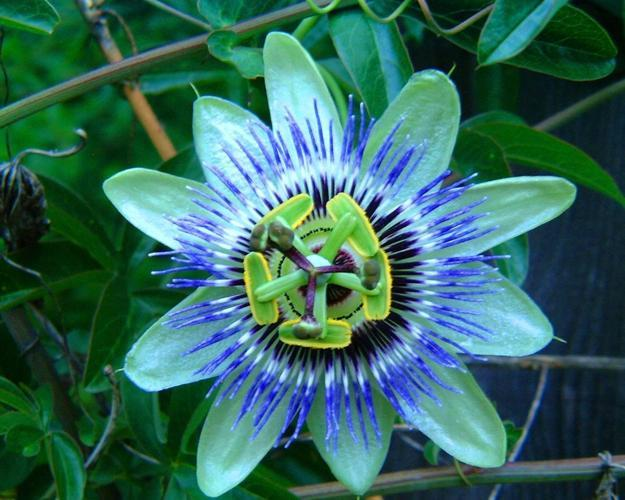
#> input picture image/image_00002.jpg, 625 x 500 px, given in place of i, which was not available
$ python -i utilities.py   (imports and definitions only)
#> lines starting #> are read from the running program, lines starting #| are printed output that depends on the picture; pictures that were not available may be replaced by others from this repository, and a replacement may not be noted
import pandas as pd
import os
from sklearn.feature_extraction.text import TfidfVectorizer
from sklearn.metrics.pairwise import cosine_similarity
import os
from PIL import Image, ImageFilter

def text_encoding(input_description, excel_file, top_n=5):
    df = pd.read_excel(excel_file)
    if 'Line Content' not in df.columns or 'File Name' not in df.columns:
        raise ValueError("The Excel file must contain 'Line Content' and 'File Name' columns.")

    all_descriptions = df['Line Content'].tolist()
    all_descriptions.append(input_description)

    vectorizer = TfidfVectorizer()
    tfidf_matrix = vectorizer.fit_transform(all_descriptions)

    similarity_scores = cosine_similarity(tfidf_matrix[-1], tfidf_matrix[:-1]).flatten()

    top_indices = similarity_scores.argsort()[-top_n:][::-1]

    top_matches = []
    for index in top_indices:
        file_name = df.iloc[index]['File Name']
        line_content = df.iloc[index]['Line Content']
        score = similarity_scores[index]
        top_matches.append((file_name, line_content, score))

    print(f"Input Description: {input_description}")
    print("\nTop Matches:")
    for i, (file_name, line_content, score) in enumerate(top_matches, 1):
        print(f"{i}. File Name: {file_name}, Description: {line_content}, Similarity Score: {score:.4f}")

    return [file_name for file_name, _, _ in top_matches]


from PIL import Image, ImageFilter
import os

def save_images(image_paths,  blur_radius=2, image_size=(256, 256)):
#> called with image_paths = 'image/image_00002.jpg', blur_radius = 2, image_size = (256, 256)
    save_folder="C:\\Users\\Public\\Documents\\Text-Image-GAN\\app\\static\\generated_images"
    os.makedirs(save_folder, exist_ok=True)

    for i, img_path in enumerate(image_paths):
        img = Image.open(img_path)
#> img is the input picture: PIL image 625x500 RGB; mean R, G, B 53, 104.8, 94.5
        img_resized = img.resize(image_size)
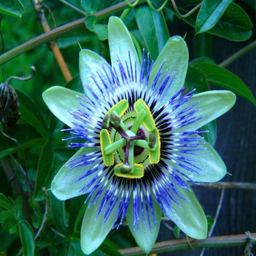
#> img_resized: PIL image 256x256 RGB; mean R, G, B 53, 104.8, 94.5
        blurred_img = img_resized.filter(ImageFilter.GaussianBlur(blur_radius))
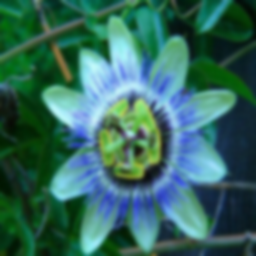
#> blurred_img: PIL image 256x256 RGB; mean R, G, B 53, 104.8, 94.5

        save_path = os.path.join(save_folder, f"generated_image_{i+1}.png")
        blurred_img.save(save_path)
        print(f"Saved blurred image: {save_path}")
#> pass 2 of the loop in save_images, `for i, img_path in enumerate(image_paths):`:
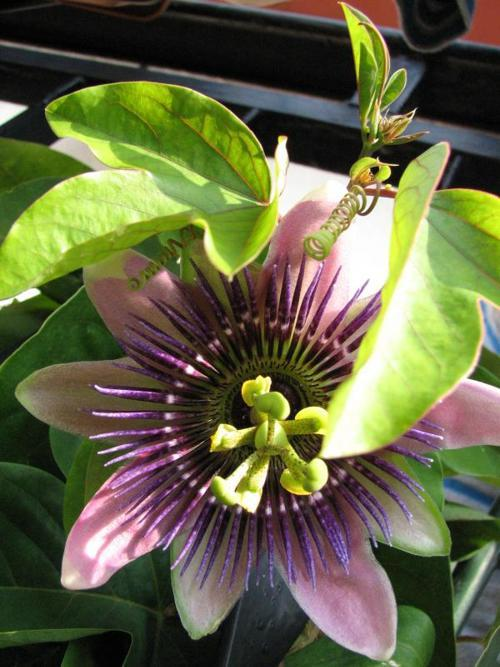
#> input picture image/image_00003.jpg, 500 x 667 px, given in place of m, which was not available
#> in save_images, img is the input picture: PIL image 500x667 RGB; mean R, G, B 100.4, 101.7, 68.5
#> in save_images, `img_resized = img.resize(image_size)`:
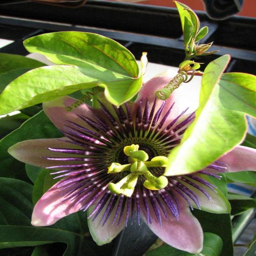
#> img_resized: PIL image 256x256 RGB; mean R, G, B 100.4, 101.7, 68.5
#> in save_images, `blurred_img = img_resized.filter(ImageFilter.GaussianBlur(blur_radius))`:
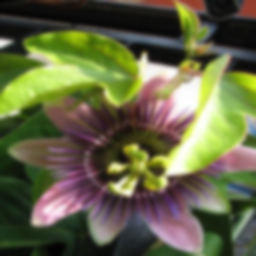
#> blurred_img: PIL image 256x256 RGB; mean R, G, B 100.4, 101.7, 68.5

#> (the run stopped early here; a loop or call above may not have finished)
